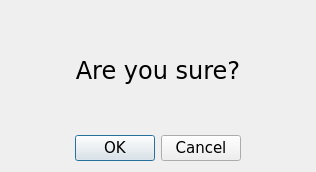
<?xml version="1.0" encoding="UTF-8"?>
<ui version="4.0">
 <class>Dialog</class>
 <widget class="QDialog" name="Dialog">
  <property name="geometry">
   <rect>
    <x>0</x>
    <y>0</y>
    <width>316</width>
    <height>172</height>
   </rect>
  </property>
  <property name="windowTitle">
   <string>Dialog</string>
  </property>
  <layout class="QVBoxLayout" name="verticalLayout_2">
   <item>
    <layout class="QVBoxLayout" name="verticalLayout">
     <item>
      <widget class="QLabel" name="messageLabel">
       <property name="font">
        <font>
         <family>Verdana</family>
         <pointsize>18</pointsize>
        </font>
       </property>
       <property name="text">
        <string>Are you sure?</string>
       </property>
       <property name="alignment">
        <set>Qt::AlignCenter</set>
       </property>
      </widget>
     </item>
     <item>
      <layout class="QHBoxLayout" name="buttonHLayout">
       <item alignment="Qt::AlignHCenter">
        <widget class="QDialogButtonBox" name="buttonDialog">
         <property name="font">
          <font>
           <family>Verdana</family>
           <pointsize>11</pointsize>
          </font>
         </property>
         <property name="orientation">
          <enum>Qt::Horizontal</enum>
         </property>
         <property name="standardButtons">
          <set>QDialogButtonBox::Cancel|QDialogButtonBox::Ok</set>
         </property>
        </widget>
       </item>
      </layout>
     </item>
    </layout>
   </item>
  </layout>
 </widget>
 <resources/>
 <connections>
  <connection>
   <sender>buttonDialog</sender>
   <signal>rejected()</signal>
   <receiver>Dialog</receiver>
   <slot>reject()</slot>
   <hints>
    <hint type="sourcelabel">
     <x>316</x>
     <y>260</y>
    </hint>
    <hint type="destinationlabel">
     <x>286</x>
     <y>274</y>
    </hint>
   </hints>
  </connection>
  <connection>
   <sender>buttonDialog</sender>
   <signal>accepted()</signal>
   <receiver>Dialog</receiver>
   <slot>accept()</slot>
   <hints>
    <hint type="sourcelabel">
     <x>248</x>
     <y>254</y>
    </hint>
    <hint type="destinationlabel">
     <x>157</x>
     <y>274</y>
    </hint>
   </hints>
  </connection>
 </connections>
</ui>
